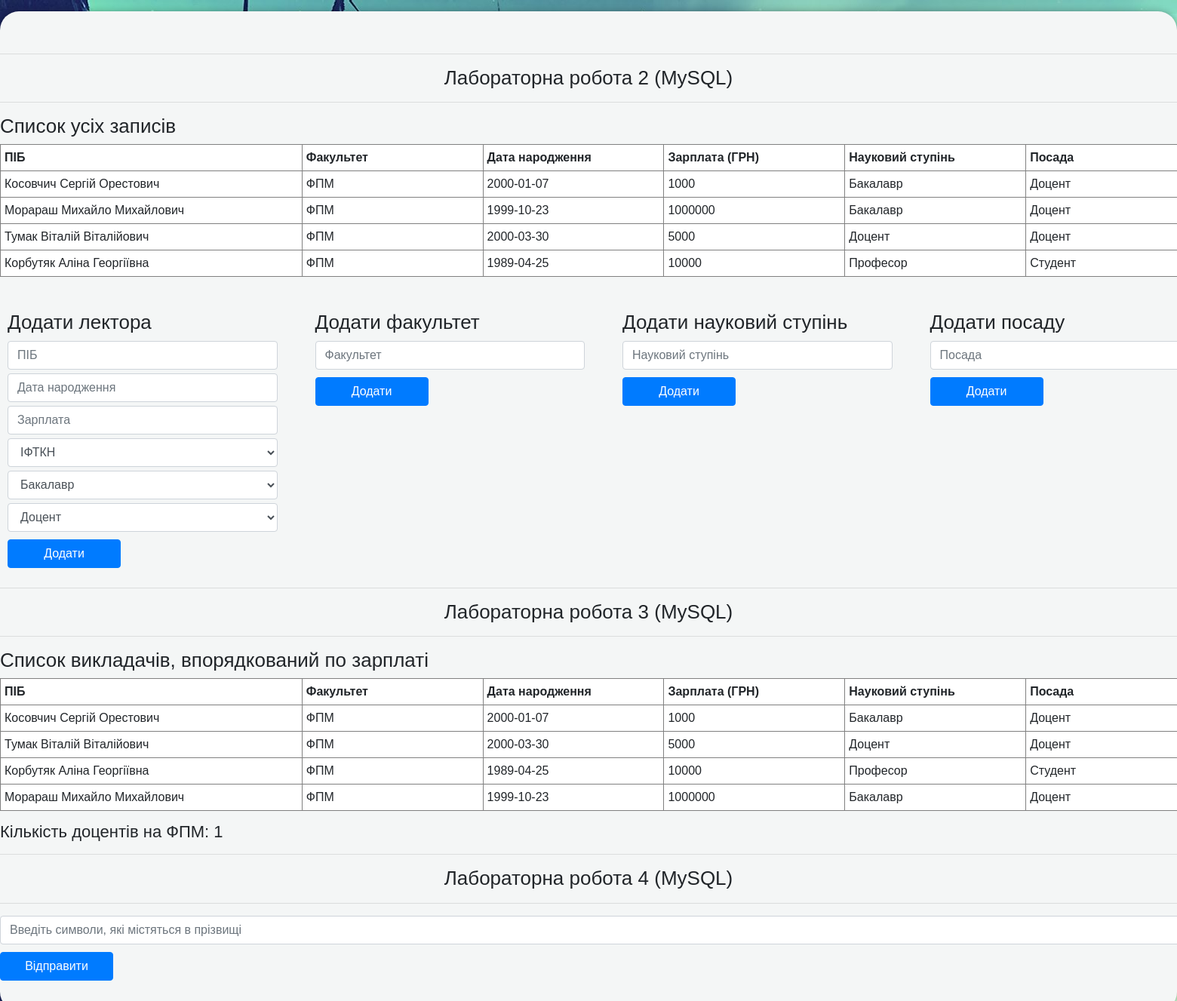
/lab6/index.php, run on the app's committed database.
### tables this page shows
CREATE TABLE `lecturers` (
  `id` int(11) NOT NULL,
  `first_name` varchar(20) NOT NULL,
  `last_name` varchar(20) NOT NULL,
  `surname` varchar(20) NOT NULL,
  `birthday` date NOT NULL,
  `salary` int(10) NOT NULL,
  `faculty_id` int(11) NOT NULL,
  `degree_id` int(11) NOT NULL,
  `position_id` int(11) NOT NULL
);

CREATE TABLE `faculties` (
  `id` int(11) NOT NULL,
  `faculty_name` varchar(20) NOT NULL
);

CREATE TABLE `degrees` (
  `id` int(11) NOT NULL,
  `degree_name` varchar(20) NOT NULL
);

CREATE TABLE `positions` (
  `id` int(11) NOT NULL,
  `position_name` varchar(20) NOT NULL
);

### lab6/index.php (the view, shortened to what this page needs)
<?php
	require_once "../../../config/lab6_db.php";
	function get_post_value($var_name) {
		return isset($_POST[$var_name]) ? $_POST[$var_name] : "";
	}
?>
<!DOCTYPE html>
<html>
<head>
	<link rel="stylesheet" href="https://stackpath.bootstrapcdn.com/bootstrap/4.4.1/css/bootstrap.min.css">
</head>
<body>
	<div class="container">
        <hr>
        <h1 style="text-align: center">Лабораторна робота 2 (MySQL)</h1>
        <hr>
		<div class="list_rows_block">
			<h1>Список усіх записів</h1>
			<table border="1" cellspacing="0">
				<tr>
					<th width="25%">ПІБ</th>
					<th width="15%">Факультет</th>
					<th width="15%">Дата народження</th>
					<th width="15%">Зарплата (ГРН)</th>
					<th width="15%">Науковий ступінь</th>
					<th width="15%">Посада</th>
				</tr>
                <?php
                    $stmt = $db->query(
						"SELECT *
						FROM `lecturers` l
						JOIN `degrees` d ON `l`.`degree_id` = `d`.`id`
						JOIN `faculties` f ON `l`.`faculty_id` = `f`.`id`
						JOIN `positions` p ON `l`.`position_id` = `p`.`id`"
					);
                    while ($row = $stmt->fetch()):
                ?>
					<tr>
                        <td><?= $row["last_name"] . " " . $row["first_name"] . " " . $row["surname"]; ?></td>
                        <td><?= $row["faculty_name"]; ?></td>
                        <td><?= $row["birthday"]; ?></td>
                        <td><?= $row["salary"]; ?></td>
                        <td><?= $row["degree_name"]; ?></td>
                        <td><?= $row["position_name"]; ?></td>
					</tr>
				<?php
					endwhile;
				?>
			</table>
		</div>
		<div class="add_row_block">
			<div class="row">
				<div class="col-sm insert_col">
					<h1>Додати лектора</h1>
					<form method="POST" action="">
						<input type="text" name="pib" class="form-control" placeholder="ПІБ" pattern="[A-Za-zА-Яа-яЇїІіЄєҐґ'\s]{7,}" required value="<?= get_post_value('pib'); ?>">
						<input type="text" name="birthday" class="form-control" placeholder="Дата народження" pattern="^([0-2][0-9]|(3)[0-1])[\/\.](((0)[0-9])|((1)[0-2]))[\/\.]\d{4}$" required value="<?= get_post_value('birthday'); ?>">
						<input type="text" name="salary" class="form-control" placeholder="Зарплата" pattern="[0-9]{3,}" required value="<?= get_post_value('salary'); ?>">
						<select name="lecturer_faculty" class="form-control" required value="<?= get_post_value('lecturer_faculty'); ?>">
						<?php
							$stmt = $db->query("SELECT * FROM `faculties`");
							while ($row = $stmt->fetch()):
						?>
							<option value="<?= $row["id"]; ?>"><?= $row["faculty_name"]; ?></option>
						<?php
							endwhile;
						?>
						</select>
						<select name="lecturer_degree" class="form-control" required value="<?= get_post_value('lecturer_degree'); ?>">
						<?php
							$stmt = $db->query("SELECT * FROM `degrees`");
							while ($row = $stmt->fetch()):
						?>
							<option value="<?= $row["id"]; ?>"><?= $row["degree_name"]; ?></option>
						<?php
							endwhile;
						?>
						</select>
						<select name="lecturer_position" class="form-control" required value="<?= get_post_value('lecturer_position'); ?>">
						<?php
							$stmt = $db->query("SELECT * FROM `positions`");
							while ($row = $stmt->fetch()):
						?>
							<option value="<?= $row["id"]; ?>"><?= $row["position_name"]; ?></option>
						<?php
							endwhile;
						?>
						</select>
						<input type="submit" name="add-lecturer" class="btn btn-primary" value="Додати">
					</form>
				</div>
				<div class="col-sm insert_col">
					<h1>Додати факультет</h1>
					<form method="POST" action="">
						<input type="text" name="faculty_name" class="form-control" placeholder="Факультет" pattern="[A-Za-zА-Яа-яЇїІіЄєҐґ'\s]{2,}" required value="<?= get_post_value('faculty_name'); ?>">
						<input type="submit" name="add-faculty" class="btn btn-primary" value="Додати">
					</form>
				</div>
				<div class="col-sm insert_col">
					<h1>Додати науковий ступінь</h1>
					<form method="POST" action="">
						<input type="text" name="degree_name" class="form-control" placeholder="Науковий ступінь" pattern="[A-Za-zА-Яа-яЇїІіЄєҐґ'\s]{2,}" required value="<?= get_post_value('degree_name'); ?>">
						<input type="submit" name="add-degree" class="btn btn-primary" value="Додати">
					</form>
				</div>
				<div class="col-sm insert_col">
					<h1>Додати посаду</h1>
					<form method="POST" action="">
						<input type="text" name="position_name" class="form-control" placeholder="Посада" pattern="[A-Za-zА-Яа-яЇїІіЄєҐґ'\s]{2,}" required value="<?= get_post_value('position_name'); ?>">
						<input type="submit" name="add-position" class="btn btn-primary" value="Додати">
					</form>
				</div>
			</div>
		</div>
        <hr>
        <h1 style="text-align: center">Лабораторна робота 3 (MySQL)</h1>
        <hr>
        <div class="list_rows_block">
			<h1>Список викладачів, впорядкований по зарплаті</h1>
			<table border="1" cellspacing="0">
				<tr>
					<th width="25%">ПІБ</th>
					<th width="15%">Факультет</th>
					<th width="15%">Дата народження</th>
					<th width="15%">Зарплата (ГРН)</th>
					<th width="15%">Науковий ступінь</th>
					<th width="15%">Посада</th>
				</tr>
				<?php
                    $stmt = $db->query(
						"SELECT *
						FROM `lecturers` l
						JOIN `degrees` d ON `l`.`degree_id` = `d`.`id`
						JOIN `faculties` f ON `l`.`faculty_id` = `f`.`id`
						JOIN `positions` p ON `l`.`position_id` = `p`.`id`
						ORDER BY `l`.`salary`"
					);
                    while ($row = $stmt->fetch()):
                ?>
					<tr>
						<td><?= $row["last_name"] . " " . $row["first_name"] . " " . $row["surname"]; ?></td>
                        <td><?= $row["faculty_name"]; ?></td>
                        <td><?= $row["birthday"]; ?></td>
                        <td><?= $row["salary"]; ?></td>
                        <td><?= $row["degree_name"]; ?></td>
                        <td><?= $row["position_name"]; ?></td>
					</tr>
				<?php
					endwhile;
                ?>
            </table>
			<?php
				$stmt = $db->query(
					"SELECT COUNT(*) AS `fpm_docent_count`
					FROM `lecturers` l
					JOIN `degrees` d ON `l`.`degree_id` = `d`.`id`
					JOIN `faculties` f ON `l`.`faculty_id` = `f`.`id`
					WHERE `f`.`faculty_name` LIKE 'ФПМ'
					AND `d`.`degree_name` LIKE 'Доцент'"
				);
                $result = $stmt->fetch();
            ?>
            <h2>Кількість доцентів на ФПМ: <?= $result['fpm_docent_count']; ?></h2>
        </div>
        <hr>
        <h1 style="text-align: center">Лабораторна робота 4 (MySQL)</h1>
        <hr>
        <div class="search_block">
            <form method="GET" action="">
                <input type="text" class="form-control" name="last_name" placeholder="Введіть символи, які містяться в прізвищі">
                <input type="submit" class="btn btn-primary" value="Відправити">
            </form>
        </div>
	</div>
</body>
</html>

### lab6/index.php (style rules this page uses)
body { font-family: Arial, Helvetica, sans-serif; background-image: url('bgr.jpg'); }
h1 { font-size: 26px; }
h2 { margin: 15px 0; font-size: 22px; }
table { background-color: white; }
table, .list_rows_block, .add_row_block, .search_block, .search_result_block { width: 1600px; margin: auto; }
th, td { padding: 5px; }
input, select { margin: 5px 0 0 0; padding: 0; }
input[type="submit"] { margin-top: 10px; width: 150px; }
.container { max-width: 1700px; margin-top: 15px; padding: 40px 0px ; border-radius: 25px; background-color: #F4F6F6; box-shadow: 0 0 10px rgba(0,0,0,0.3); }
.add_row_block, .search_result_block { margin-top: 35px; }
.insert_col { margin: 10px; }

### data on the page
lecturers: last_name "Косовчич", first_name "Сергій", surname "Орестович", faculty.faculty_name "ФПМ", birthday "2000-01-07", salary "1000", degree.degree_name "Бакалавр", position.position_name "Доцент"
lecturers: last_name "Морараш", first_name "Михайло", surname "Михайлович", faculty.faculty_name "ФПМ", birthday "1999-10-23", salary "1000000", degree.degree_name "Бакалавр", position.position_name "Доцент"
lecturers: last_name "Тумак", first_name "Віталій", surname "Віталійович", faculty.faculty_name "ФПМ", birthday "2000-03-30", salary "5000", degree.degree_name "Доцент", position.position_name "Доцент"
lecturers: last_name "Корбутяк", first_name "Аліна", surname "Георгіївна", faculty.faculty_name "ФПМ", birthday "1989-04-25", salary "10000", degree.degree_name "Професор", position.position_name "Студент"

### other printed values
$result['fpm_docent_count'] "1"
form field lecturer_faculty "ІФТКН"
form field lecturer_degree "Бакалавр"
form field lecturer_position "Доцент"
